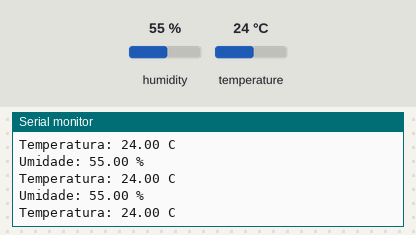
Simulated run of this sketch. Board: Arduino Uno, built with avr-gcc and run on an emulated ATmega328P. Parts: the last lines printed to the serial monitor. The test bench sets the inputs (shaded band); at power-on: humidity 55 %, temperature 24 °C.

Above: at 2.8 s.
2.9 s: humidity set to 22 %
At 4.8 s:
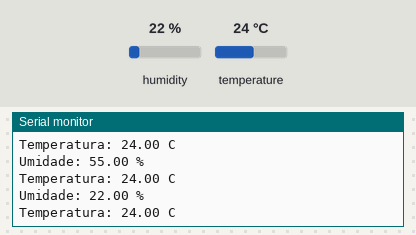
5.6 s: temperature set to 12 °C
At 6.8 s:
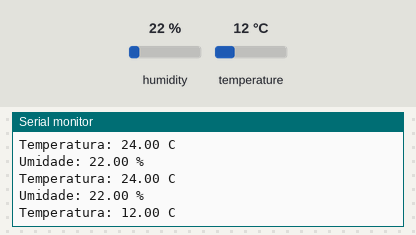
8.3 s: humidity set to 40 %
At 9.8 s:
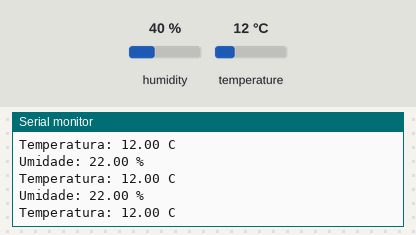
Timing chart, 0 to 11.3 s (numbered marks = the images above; inputs shaded):
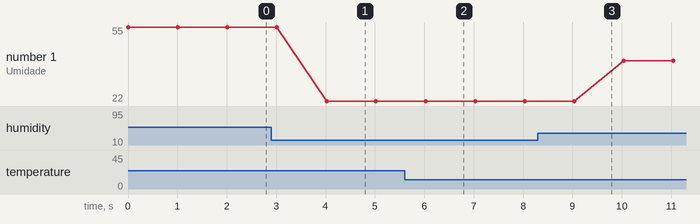

The sketch:

DHT22_Kelvin_Celsius_fahrenheit.ino
```cpp
//********************************************************************************
//DHT sensor library by Adafruit
//Bibliotecas
#include <DHT.h>

// Configurando o Sensor no Pino 4
#define DHTPIN 4

// Configurando o tipo do sensor - DHTTYPE DHT22 ou DHTTYPE DHT11
#define DHTTYPE DHT22   // Sensor DHT 22  (AM2302)

// Comando - DHT nome_da_variavel(pino, tipo);
DHT dht(DHTPIN, DHTTYPE);

//********************************************************************************

// Funções que serão executadas quando o Arduino dor ligado
void setup()
{
  // Inicia a comunicação Serial
  Serial.begin(9600);

  // Inicia a bibliotece DHT
  dht.begin();
}

//********************************************************************************

// Funções que serão executadas quando continuamente
void loop()
{

  // Leitura da umidade
  float h = dht.readHumidity();
  // Leitura da temperatura em graus Celsius
  float t = dht.readTemperature();

  // Mostra a umidade relativa do ar na serial
  Serial.print("Umidade: ");
  Serial.print(h);
  Serial.println(" %");

  // Mostra a temperatura em graus Celsius na serial
  Serial.print("Temperatura: ");
  Serial.print(t);
  Serial.println(" C  ");

  // conversão para fahrenheit
  // float f = (t*1.8)+32;
  //Serial.print("Temperatura: ");
  //Serial.print(f);
  //Serial.println(" F  ");


  // conversão para kelvin
  // float k = (t+273);
  //Serial.print("Temperatura: ");
  //Serial.print(k);
  //Serial.println(" K  ");

  // Aguarda 1 segundo
  delay(1000);
 }
```

Measured:
- after the input at 2.9 s, the serial monitor: prints a new line after 1.1 s (image 1)
- after the input at 5.6 s, the serial monitor: prints a new line after 0.45 s (image 2)
- plotted number 1: 55 → 22 after the input at 2.9 s, 22 → 40 after the input at 8.3 s
